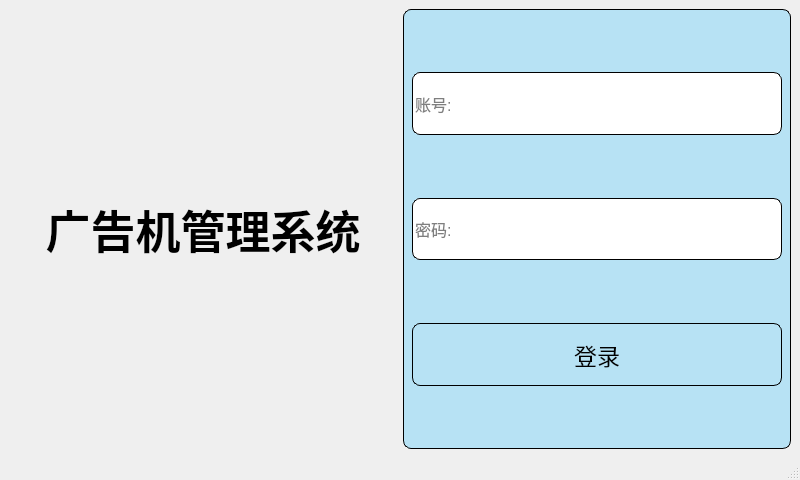
<?xml version="1.0" encoding="UTF-8"?>
<ui version="4.0">
 <class>log_in</class>
 <widget class="QMainWindow" name="log_in">
  <property name="geometry">
   <rect>
    <x>0</x>
    <y>0</y>
    <width>800</width>
    <height>480</height>
   </rect>
  </property>
  <property name="windowTitle">
   <string>广告机管理系统</string>
  </property>
  <property name="windowIcon">
   <iconset resource="../photo.qrc">
    <normaloff>:/background/1.png</normaloff>:/background/1.png</iconset>
  </property>
  <property name="styleSheet">
   <string notr="true">QWidget#centralwidget{
	border-image: url(:/background/log_in.jpg);
}
QWidget#logWidget{
	background-color: rgba(51, 194, 255,0.3);
	border:1px solid rgb(0, 0, 0);
	border-radius:8px;
}

QPushButton#login{
	border:1px solid rgb(0, 0, 0);
	border-radius:8px;
}
QPushButton#login:hover{
	border:1px solid rgb(44, 50, 110);;
	background-color: rgba(44, 50, 110,0.5);
	
}
QPushButton#login:pressed{
	border:1px solid #144F71;
	
	background-color: rgba(130, 163, 204,0.5);
}

QLineEdit#id{
	border:1px solid rgb(0, 0, 0);
	border-radius:8px;
}
QLineEdit#password{
	border:1px solid rgb(0, 0, 0);
	border-radius:8px;
}</string>
  </property>
  <widget class="QWidget" name="centralwidget">
   <layout class="QHBoxLayout" name="horizontalLayout_2">
    <item>
     <layout class="QHBoxLayout" name="horizontalLayout">
      <item>
       <widget class="QLabel" name="label">
        <property name="sizePolicy">
         <sizepolicy hsizetype="Expanding" vsizetype="Expanding">
          <horstretch>0</horstretch>
          <verstretch>0</verstretch>
         </sizepolicy>
        </property>
        <property name="font">
         <font>
          <pointsize>34</pointsize>
          <weight>75</weight>
          <italic>false</italic>
          <bold>true</bold>
          <underline>false</underline>
          <strikeout>false</strikeout>
          <kerning>true</kerning>
         </font>
        </property>
        <property name="mouseTracking">
         <bool>false</bool>
        </property>
        <property name="tabletTracking">
         <bool>false</bool>
        </property>
        <property name="focusPolicy">
         <enum>Qt::NoFocus</enum>
        </property>
        <property name="text">
         <string>广告机管理系统</string>
        </property>
        <property name="alignment">
         <set>Qt::AlignCenter</set>
        </property>
       </widget>
      </item>
      <item>
       <widget class="QWidget" name="logWidget" native="true">
        <property name="sizePolicy">
         <sizepolicy hsizetype="Expanding" vsizetype="Expanding">
          <horstretch>0</horstretch>
          <verstretch>0</verstretch>
         </sizepolicy>
        </property>
        <layout class="QVBoxLayout" name="verticalLayout" stretch="0,0,0,0,0,0,0">
         <property name="spacing">
          <number>0</number>
         </property>
         <property name="leftMargin">
          <number>9</number>
         </property>
         <property name="topMargin">
          <number>0</number>
         </property>
         <property name="rightMargin">
          <number>9</number>
         </property>
         <property name="bottomMargin">
          <number>0</number>
         </property>
         <item>
          <spacer name="verticalSpacer">
           <property name="orientation">
            <enum>Qt::Vertical</enum>
           </property>
           <property name="sizeHint" stdset="0">
            <size>
             <width>20</width>
             <height>40</height>
            </size>
           </property>
          </spacer>
         </item>
         <item>
          <widget class="QLineEdit" name="id">
           <property name="sizePolicy">
            <sizepolicy hsizetype="Expanding" vsizetype="Expanding">
             <horstretch>0</horstretch>
             <verstretch>0</verstretch>
            </sizepolicy>
           </property>
           <property name="font">
            <font>
             <pointsize>12</pointsize>
            </font>
           </property>
           <property name="text">
            <string/>
           </property>
           <property name="placeholderText">
            <string>账号:</string>
           </property>
          </widget>
         </item>
         <item>
          <spacer name="verticalSpacer_2">
           <property name="orientation">
            <enum>Qt::Vertical</enum>
           </property>
           <property name="sizeHint" stdset="0">
            <size>
             <width>20</width>
             <height>40</height>
            </size>
           </property>
          </spacer>
         </item>
         <item>
          <widget class="QLineEdit" name="password">
           <property name="sizePolicy">
            <sizepolicy hsizetype="Expanding" vsizetype="Expanding">
             <horstretch>0</horstretch>
             <verstretch>0</verstretch>
            </sizepolicy>
           </property>
           <property name="font">
            <font>
             <pointsize>12</pointsize>
            </font>
           </property>
           <property name="text">
            <string/>
           </property>
           <property name="echoMode">
            <enum>QLineEdit::Password</enum>
           </property>
           <property name="placeholderText">
            <string>密码:</string>
           </property>
          </widget>
         </item>
         <item>
          <spacer name="verticalSpacer_3">
           <property name="orientation">
            <enum>Qt::Vertical</enum>
           </property>
           <property name="sizeHint" stdset="0">
            <size>
             <width>20</width>
             <height>40</height>
            </size>
           </property>
          </spacer>
         </item>
         <item>
          <widget class="QPushButton" name="login">
           <property name="sizePolicy">
            <sizepolicy hsizetype="Expanding" vsizetype="Expanding">
             <horstretch>0</horstretch>
             <verstretch>0</verstretch>
            </sizepolicy>
           </property>
           <property name="font">
            <font>
             <pointsize>17</pointsize>
            </font>
           </property>
           <property name="text">
            <string>登录</string>
           </property>
          </widget>
         </item>
         <item>
          <spacer name="verticalSpacer_4">
           <property name="orientation">
            <enum>Qt::Vertical</enum>
           </property>
           <property name="sizeHint" stdset="0">
            <size>
             <width>20</width>
             <height>40</height>
            </size>
           </property>
          </spacer>
         </item>
        </layout>
       </widget>
      </item>
     </layout>
    </item>
   </layout>
  </widget>
  <widget class="QMenuBar" name="menubar">
   <property name="geometry">
    <rect>
     <x>0</x>
     <y>0</y>
     <width>800</width>
     <height>21</height>
    </rect>
   </property>
  </widget>
  <widget class="QStatusBar" name="statusbar"/>
 </widget>
 <resources>
  <include location="../photo.qrc"/>
 </resources>
 <connections/>
</ui>
